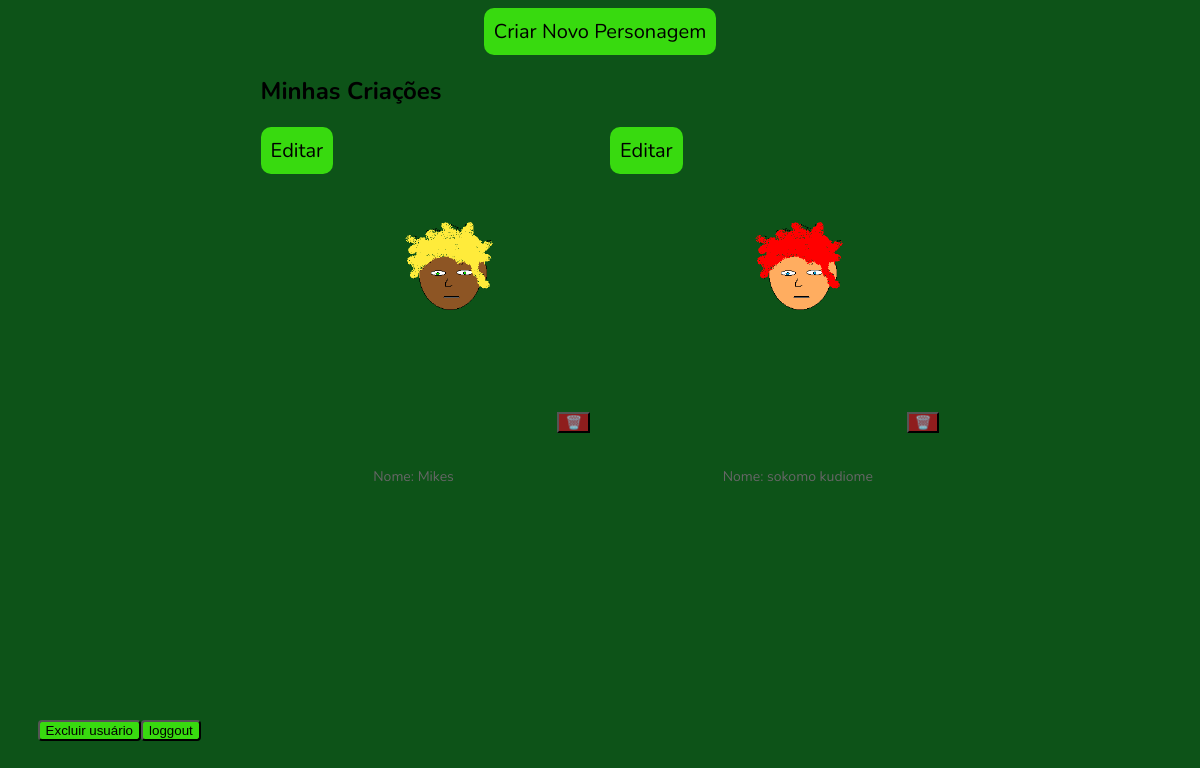
The page /home (signed in) on the database as committed earlier.
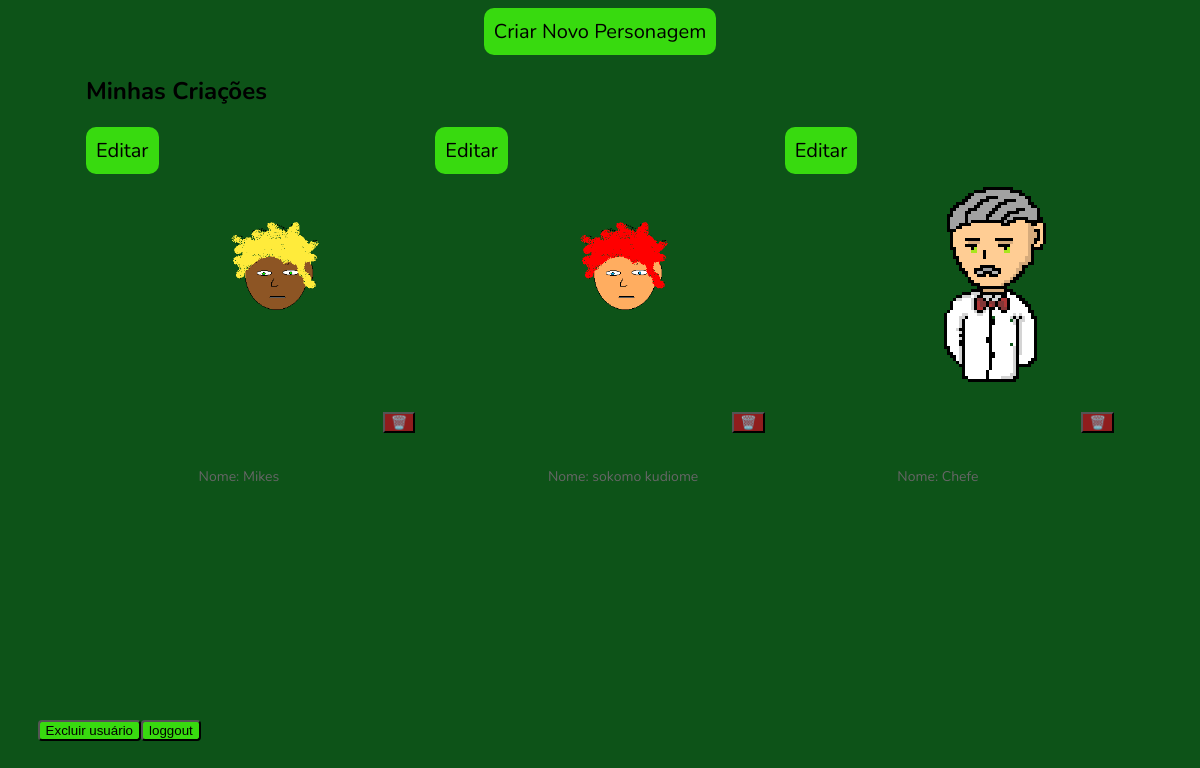
The same page on the database as committed later.
### tables this page shows
CREATE TABLE personagens (id integer primary key, nome text, variacao integer, email_usuario text,
             FOREIGN KEY(email_usuario) REFERENCES usuarios(email));

### .dist/app.py (the view)
@app.route('/home')
def home():
    if 'usuario' not in session:
        return redirect(url_for('login'))
    lista_personagens = database.buscar_personagens(session['usuario'])
    return render_template('home.html', personagens=lista_personagens)

### .dist/database.py (called while the page is built)
def conectar_banco():
    conexao = sqlite3.connect("personagens.db")
    return conexao

def buscar_personagens(email):
    conexao = conectar_banco()
    cursor = conexao.cursor()
    cursor.execute('''SELECT id, nome, variacao
                   FROM personagens WHERE email_usuario=?''',
                   (email,))
    conexao.commit()
    personagens = cursor.fetchall() # Busca todos os resultados do select e guarda em "personagens"
    return personagens

### .dist/templates/home.html (shortened to what this page needs)
<!DOCTYPE html>
<html lang="pt-br">
<head>
    <link rel="stylesheet" href="static/style.css">
</head>
<body id="home">
    <div class="botoes">
        <a href="/criar_personagem">Criar Novo Personagem</a>
    </div>
      <section class="my-creations">
        <h2>Minhas Criações</h2>
        <div class="cards-container">
          {% for personagem in personagens %}
          <div class="botoes">
            <a href="/personagens/editar/{{ personagem[0] }}"> Editar</a>
          </div>
          <div class="card">
            {% if personagem[2] == 1 %}
              <img src="{{ url_for('static', filename='img/rosto1.png') }}" class="cover" alt="Imagem">
            {% elif personagem[2] == 2 %}
              <img src="{{ url_for('static', filename='img/rosto2.png') }}" class="cover" alt="Imagem">
            {% elif personagem[2] == 3 %}
              <img src="{{ url_for('static', filename='img/rosto3.png') }}" class="cover" alt="Imagem">
            {% elif personagem[2] == 4 %}
              <img src="{{ url_for('static', filename='img/rosto4.png') }}" class="cover" alt="Imagem">
            {% elif personagem[2] == 5 %}
              <img src="{{ url_for('static', filename='img/rosto5.png') }}" class="cover" alt="Imagem">
            {% elif personagem[2] == 6 %}
              <img src="{{ url_for('static', filename='img/rosto6.png') }}" class="cover" alt="Imagem">
            {% elif personagem[2] == 7 %}
              <img src="{{ url_for('static', filename='img/rosto7.png') }}" class="cover" alt="Imagem">
              {% elif personagem[2] == 8 %}
              <img src="{{ url_for('static', filename='img/chefe_basico.png') }}" class="cover" alt="Imagem">
            {% endif %}
            <button type="submit" class="deletar" onclick="window.location.href='/personagens/excluir/{{ personagem[0] }}'">🗑️</button>
            <div class="card-content">
              <p>Nome: {{personagem[1]}}</p>
            </div>
          </div>
          {% endfor  %}
        </div>
      </section>
      <div class="excluir_usuario"> <input type="button" onclick="window.location.href='/excluir_usuario'" value="Excluir usuário">
        <input type="button" onclick="window.location.href='/loggout'" value="loggout">
</body>
</html>

Rows that differ between the two databases and show on the page:
added personagens: variacao 8 (drawn), nome "Chefe"
